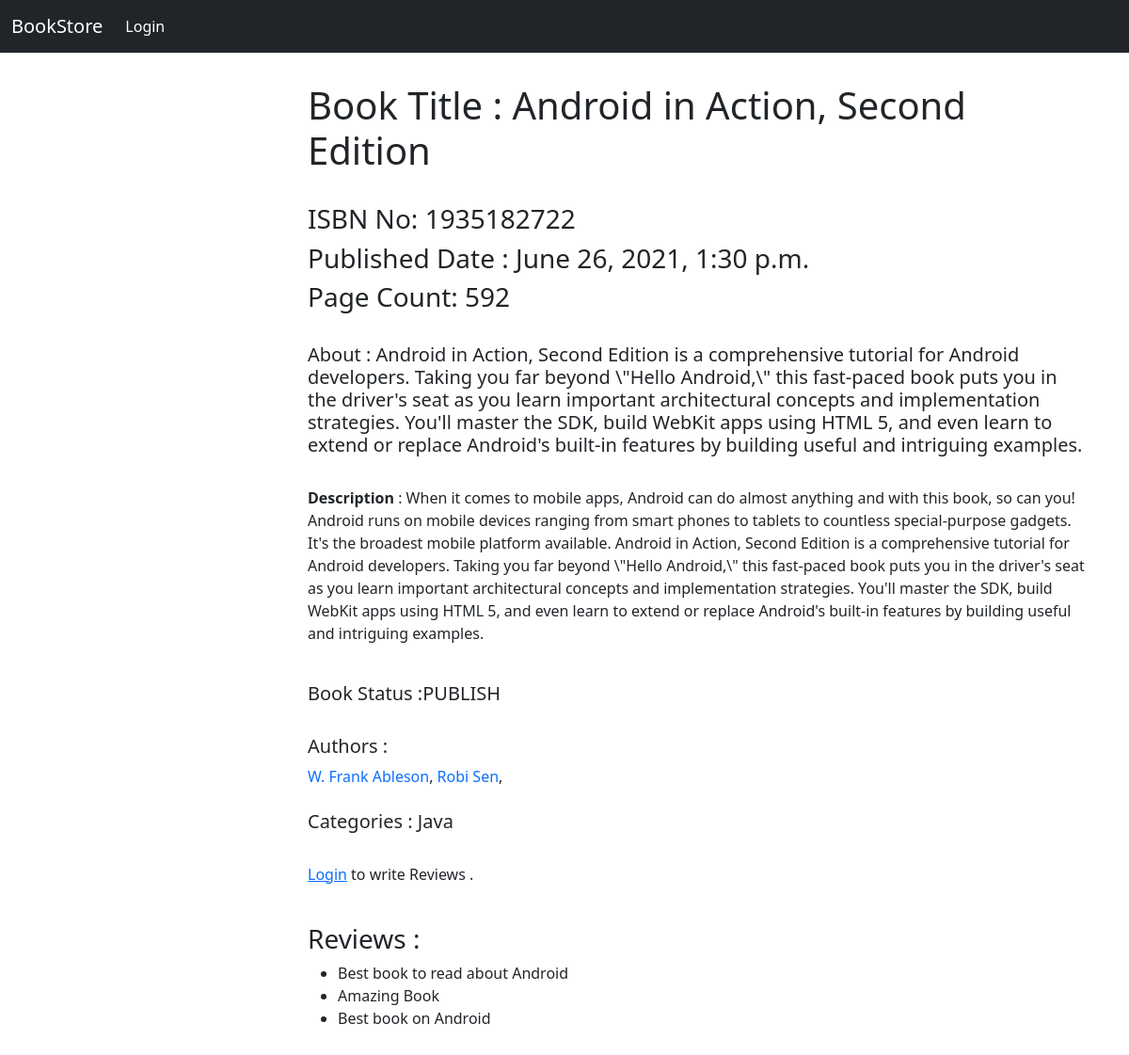
Screenshot of /book/3/ with the database file from the repository.
### books/models.py (models this page shows, shortened)
class Book(models.Model):
    title=models.CharField(max_length=256)
    isbn=models.CharField(max_length=256)
    pageCount=models.IntegerField(default=0)
    publishedDate=models.DateTimeField(auto_now_add=True)
    thumbnailUrl=models.CharField(max_length=256,null=True)
    shortDescription=models.CharField(max_length=512,null=True,blank=True)
    longDescription=models.TextField(null=True)
    status=models.CharField(max_length=256)
    authors=models.ManyToManyField(Author)
    categories=models.CharField(max_length=256)

class Author(models.Model):
    name=models.CharField(max_length=100)
    created_at=models.DateTimeField(auto_now=True)
    def __str__(self):
        return self.name

class Review(models.Model):
    body=models.TextField()
    user= models.ForeignKey(User,on_delete=models.CASCADE,null=True)
    created_at=models.DateTimeField(auto_now=True)
    book=models.ForeignKey(Book,on_delete=models.CASCADE,null=True)

### books/views.py (the view)
# urls.py: path('<int:id>/',views.book_details,name='book_details'),
def book_details(request,id):
    try:
        singleBook=Book.objects.get(pk=id)
        reviews=Review.objects.filter(book=id).order_by('-created_at')
        authors=Author.objects.filter(book=id).all()
    except Book.DoesNotExist:
        raise Http404("Book does not exist")
    context={'book':singleBook,'reviews':reviews,'authors':authors}
    return render(request,'books/book_details.html',context)

### books/templates/books/book_details.html (shortened to what this page needs)
{% extends 'base.html' %}
{% block content %}
    <div class="container my-3 py-3"  >
        <div class="row">
            <div class="col-3 my-4 py-4"><div class="text-center">
            </div>
        </div>
            <div class="col-9">
                <h1>Book Title : {{book.title}}</h3>
                    <br>
                    <h3>ISBN No: {{book.isbn}}</h3>
                    <h3>Published Date : {{book.publishedDate}}</h3>
                    <h3>Page Count: {{book.pageCount}}</h3>
                    <br>
                    <h5>About : {{book.shortDescription}}</h5>
                    <br>
                    <p><strong>Description</strong> : {{book.longDescription}}</p>
                    <br>
                    <h5>Book Status :{{book.status}}</h5>
                    <br>
                    <h5>Authors : </h5>
                    {% for author in authors %}
                   <a class="text-decoration-none" href="{% url 'author' author.name %}">{{author}}</a>,
                    {% endfor %}
                    <br> <br>
                    <h5>Categories : {{book.categories}}</h5>
                    <br>
                    {% if user.is_authenticated %}
                    <form method="POST" action="{% url 'review' book.id %}">
                      {% csrf_token %}
                      <div class="mb-3">
                        <textarea class="form-control" name="review" rows="5" placeholder="Enter your Review here"></textarea>
                      </div>
                      <div class="d-grid gap-2 col-3 mx-auto"">
                        <button type="submit" class="btn btn-dark">Submit</button>
                      </div>
                      {% else %}
                      <p>
                        <a href="{% url 'login' %}?next={{request.path}}">Login</a> to write Reviews .
                      </p>
                      {% endif %}
                    <br>
                    <h3>Reviews : </h3>
                    <ul>
                      {% for review in book.review_set.order_by %}
                      <li>{{review.body}}</li>
                      {% endfor %}
                    </ul>
            </div>
          </div>
        </div>
{% endblock %}

### rows the page displays
Book: title "Android in Action, Second Edition", isbn "1935182722", publishedDate "June 26, 2021, 1:30 p.m.", pageCount "592", shortDescription "Android in Action, Second Edition is a comprehensive tutorial for Android developers. Taking you far beyond \\\"Hello Android,\\\" this fast-paced book puts you in the driver's seat as you learn important architectural concepts and implementation strategies. You'll master the SDK, build WebKit apps using HTML 5, and even learn to extend or replace Android's built-in features by building useful and intriguing examples.", longDescription "When it comes to mobile apps, Android can do almost anything and with this book, so can you! Android runs on mobile devices ranging from smart phones to tablets to countless special-purpose gadgets. It's the broadest mobile platform available. Android in Action, Second Edition is a comprehensive tutorial for Android developers. Taking you far beyond \\\"Hello Android,\\\" this fast-paced book puts you in the driver's seat as you learn important architectural concepts and implementation strategies. You'll master the SDK, build WebKit apps using HTML 5, and even learn to extend or replace Android's built-in features by building useful and intriguing examples.", status "PUBLISH", categories "Java"
Author: name "W. Frank Ableson"
Author: name "Robi Sen"
Review: body "Best book to read about Android"
Review: body "Amazing Book"
Review: body "Best book on Android"
